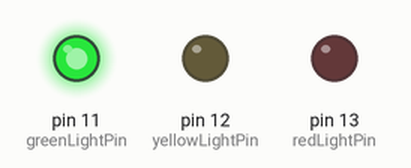
Simulated run of this sketch. Board: Arduino Uno, built with avr-gcc and run on an emulated ATmega328P. Shown: output pins drawn as LEDs (lit = HIGH). Not simulated (calls return 0 or success): arduino_secrets.h.

Above: at 2.5 s.
At 6.0 s:
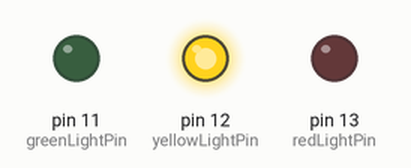
At 9.5 s:
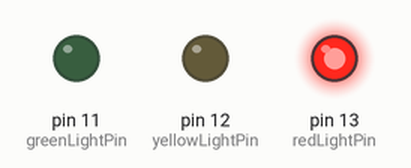
Timing chart, 0 to 15.6 s (numbered marks = the images above):
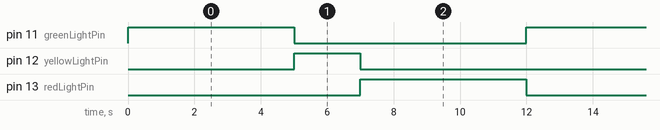

The sketch:

LED_Traffic_Light_Simulation.ino
```cpp
#include "arduino_secrets.h"

// Define LED pins
const int redLightPin = 13;
const int yellowLightPin = 12;
const int greenLightPin = 11;

// Timings for each light in milliseconds
const int greenLightTime = 5000;   // Green light on for 5 seconds
const int yellowLightTime = 2000;  // Yellow light on for 2 seconds
const int redLightTime = 5000;     // Red light on for 5 seconds

void setup() {
  // Set up each LED pin as an output
  pinMode(redLightPin, OUTPUT);
  pinMode(yellowLightPin, OUTPUT);
  pinMode(greenLightPin, OUTPUT);
}

void loop() {
  // Green light sequence
  digitalWrite(greenLightPin, HIGH);  // Turn green light on
  delay(greenLightTime);               // Keep it on for 5 seconds
  digitalWrite(greenLightPin, LOW);    // Turn green light off

  // Yellow light sequence
  digitalWrite(yellowLightPin, HIGH);  // Turn yellow light on
  delay(yellowLightTime);              // Keep it on for 2 seconds
  digitalWrite(yellowLightPin, LOW);   // Turn yellow light off

  // Red light sequence
  digitalWrite(redLightPin, HIGH);     // Turn red light on
  delay(redLightTime);                 // Keep it on for 5 seconds
  digitalWrite(redLightPin, LOW);      // Turn red light off
}
```

Measured:
- by itself, pin 11 (greenLightPin), pin 13 (redLightPin): alternates HIGH for 5.0 s and LOW for 7.0 s
- by itself, pin 12 (yellowLightPin): alternates HIGH for 2.0 s and LOW for 10.0 s
- by itself, everything shown: repeats every 12.0 s, in 4 steps
